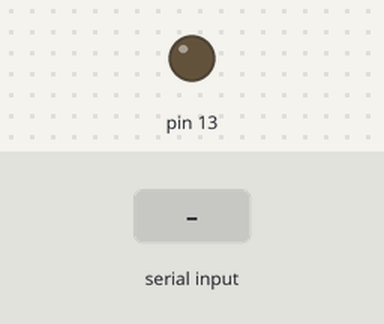
Simulated run of this sketch. Board: Arduino Uno, built with avr-gcc and run on an emulated ATmega328P. Shown: output pins drawn as LEDs (lit = HIGH). The inputs (shaded band) are chosen by the test bench. What the sketch prints to the serial monitor is not drawn.

Above: at 1.2 s.
1.3 s: "R" received over Serial
At 1.8 s:
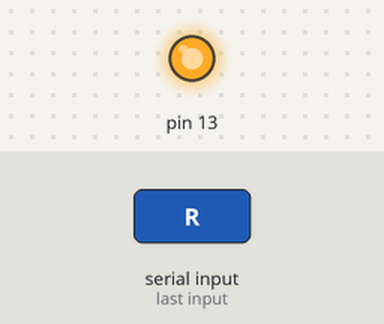
Timing chart, 0 to 4.3 s (numbered marks = the images above; inputs shaded):
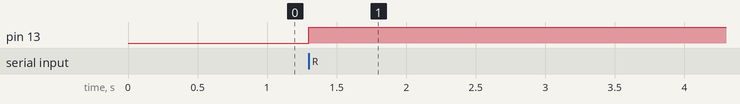

The sketch:

sketch_oct05b.ino
```cpp
void setup()
{
  // set the baud rate at 9600 to match the software set up. When connected to a specific device,
  //(e.g. bluetooth), the baud rate needs to be the same with it.
  Serial.begin(9600);
    // initialize digital pin 13 as output. When using I/O ports on an Arduino, this kind of set up is always needed.
  pinMode(13,OUTPUT);
}
void loop()
{
  // read the instruction or character from PC to Arduino
  if(Serial.read()=='R')
  {
    digitalWrite(13,HIGH);
    delay(500);
    Serial.println("Hello World!");
  }
}
```

Measured:
- after the input at 1.3 s, pin 13: LOW → HIGH at once
